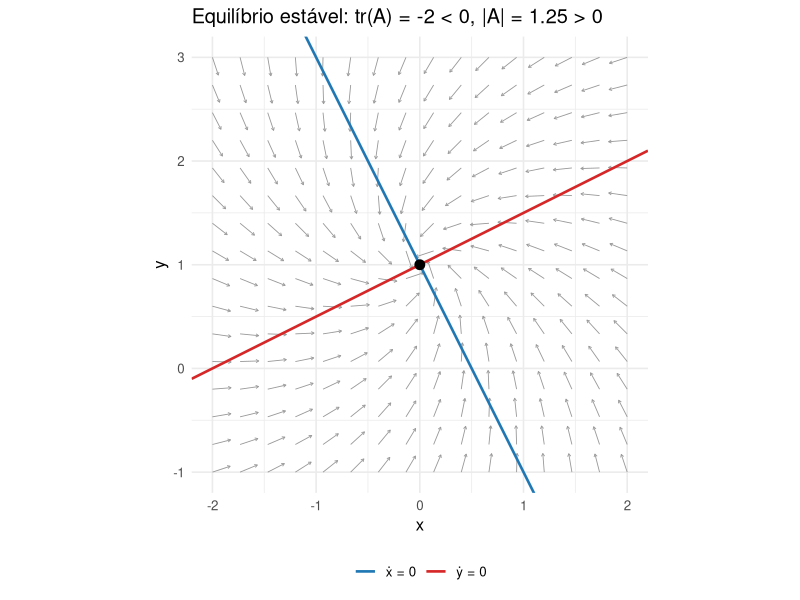

This chart was generated by the following R code:
## ---- chunk 1
A <- matrix(c(2, 0, 5,
              1, 4, 2,
              3, -1, 1), nrow = 3, byrow = FALSE)
det(A)
## ---- chunk 2
#| label: tbl-det-orderings
#| tbl-cap: "Custo do cálculo do determinante: definição vs. escalonamento"

n <- c(3, 5, 10, 20)
data.frame(
  n = n,
  `n! (definição)` = factorial(n),
  `n^3 (escalonamento)` = n^3,
  check.names = FALSE
)
## ---- chunk 3
A <- matrix(c(1, 2, 3,
              2, -1, 1,
              1, 1, -1), nrow = 3, byrow = FALSE)
b <- c(8, 3, 2)
solve(A, b)
## ---- chunk 4
T_mat <- matrix(c(0.10, 0.30, 0.10,
                  0.20, 0.20, 0.30,
                  0.10, 0.20, 0.20),
                nrow = 3, byrow = FALSE,
                dimnames = list(c("A", "I", "S"), c("A", "I", "S")))
I3 <- diag(3)
L  <- I3 - T_mat   # matriz de Leontief
d  <- c(A = 100, I = 80, S = 90)

det(L)             # diferente de zero ⇒ existe solução única
x  <- solve(L, d)  # produção total por setor
x
## ---- chunk 5
solve(L)   # matriz inversa de Leontief
## ---- chunk 6
c1 <- 0.6;  b  <- 200
m1 <- 0.25; m2 <- 100
A0 <- 1200; mp <- 600

A_islm <- matrix(c(1 - c1, -m1,
                       b,   m2), nrow = 2, byrow = FALSE)
b_islm <- c(A0, -mp)

eq <- solve(A_islm, b_islm)
names(eq) <- c("Y*", "r*")
eq

# Multiplicadores via Cramer
det_A <- det(A_islm)
mult  <- c(`∂Y/∂G` = m2 / det_A,
           `∂Y/∂(M/P)` = b  / det_A,
           `∂r/∂G` = m1 / det_A,
           `∂r/∂(M/P)` = -(1 - c1) / det_A)
mult
## ---- chunk 7
A <- matrix(c(1, 1, 1,
              1, 2, 3,
              1, 4, 9), nrow = 3, byrow = TRUE)
solve(A)             # inversa
A %*% solve(A)       # confere = I
## ---- chunk 8
A <- matrix(c(3, 8,
              0, -1), nrow = 2, byrow = FALSE)
ev <- eigen(A)
ev$values    # autovalores
ev$vectors   # autovetores (em colunas, normalizados)
## ---- chunk 9
#| label: fig-fase-estavel
#| fig-cap: "Diagrama de fase de um sistema linear estável: $\\dot{y} = -y + 0.5x + 1$, $\\dot{x} = -0.5y - x + 0.5$. Isóclinas em vermelho/azul, equilíbrio em $(\\bar{x}, \\bar{y}) = (0, 1)$ marcado em preto, trajetórias em cinza."
#| fig-align: center
#| fig-width: 6
#| fig-height: 5

library(ggplot2)

a11 <- -1;   a12 <-  0.5; c1 <- 1
a21 <- -0.5; a22 <- -1;   c2 <- 0.5

# Equilíbrio: resolve A z = -c
A_mat   <- matrix(c(a11, a21, a12, a22), 2, 2)
eq      <- solve(A_mat, c(-c1, -c2))
xbar    <- eq[2]; ybar <- eq[1]

# Grade de pontos para vetores
N    <- 16
gx   <- seq(xbar - 2, xbar + 2, length.out = N)
gy   <- seq(ybar - 2, ybar + 2, length.out = N)
grid <- expand.grid(x = gx, y = gy)
grid$dy <- a11 * grid$y + a12 * grid$x + c1
grid$dx <- a21 * grid$y + a22 * grid$x + c2

# Normaliza vetores para visualização
norm <- sqrt(grid$dx^2 + grid$dy^2)
sc   <- 0.18
grid$xend <- grid$x + sc * grid$dx / norm
grid$yend <- grid$y + sc * grid$dy / norm

# Isóclinas
xs    <- seq(xbar - 2.2, xbar + 2.2, length.out = 200)
iso_y <- data.frame(x = xs, y = -(a12 * xs + c1) / a11, curva = "ẏ = 0")
iso_x <- data.frame(x = xs, y = -(a22 * xs + c2) / a21, curva = "ẋ = 0")

ggplot() +
  geom_segment(data = grid,
               aes(x = x, y = y, xend = xend, yend = yend),
               color = "gray60",
               arrow = arrow(length = unit(0.08, "cm")),
               linewidth = 0.3) +
  geom_line(data = iso_y, aes(x, y, color = curva), linewidth = 0.9) +
  geom_line(data = iso_x, aes(x, y, color = curva), linewidth = 0.9) +
  geom_point(aes(x = xbar, y = ybar), size = 3) +
  scale_color_manual(values = c("ẏ = 0" = "#d62728", "ẋ = 0" = "#1f77b4"), name = NULL) +
  coord_fixed(xlim = c(xbar - 2, xbar + 2), ylim = c(ybar - 2, ybar + 2)) +
  labs(x = "x", y = "y",
       title = "Equilíbrio estável: tr(A) = -2 < 0, |A| = 1.25 > 0") +
  theme_minimal(base_size = 12) +
  theme(legend.position = "bottom")
